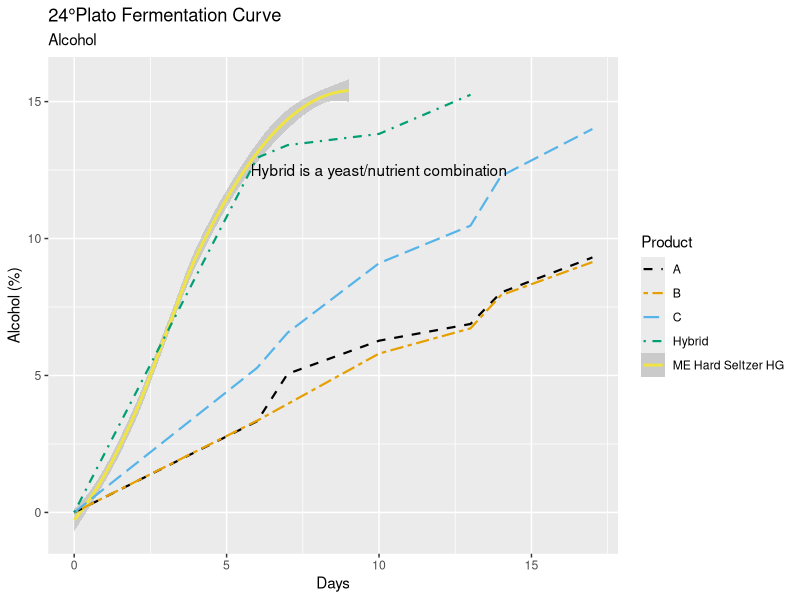
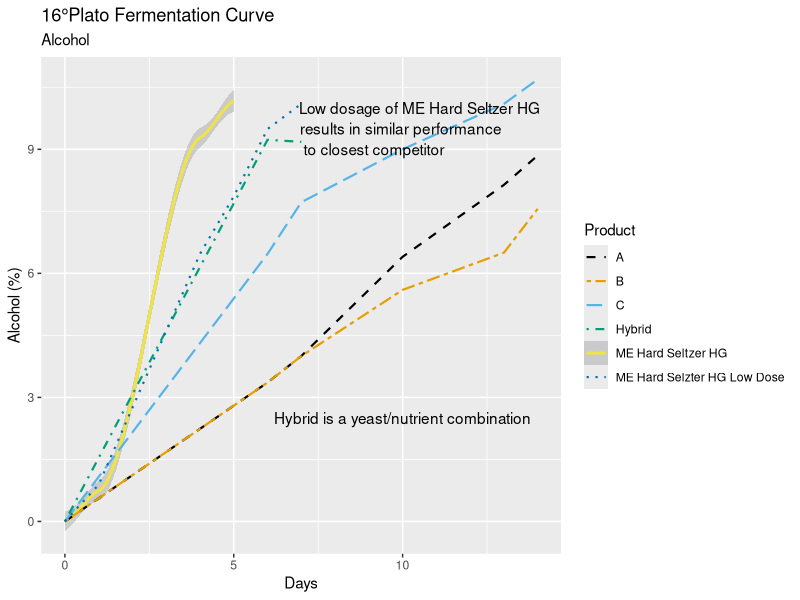
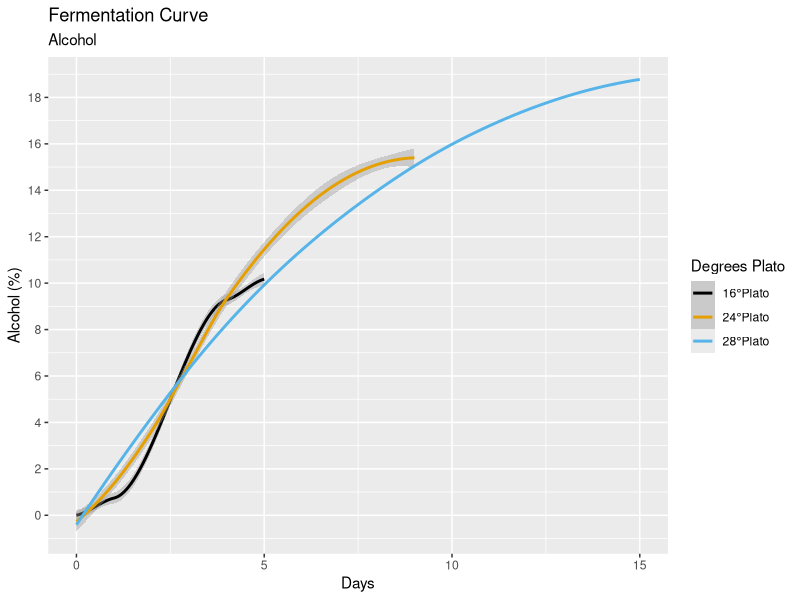
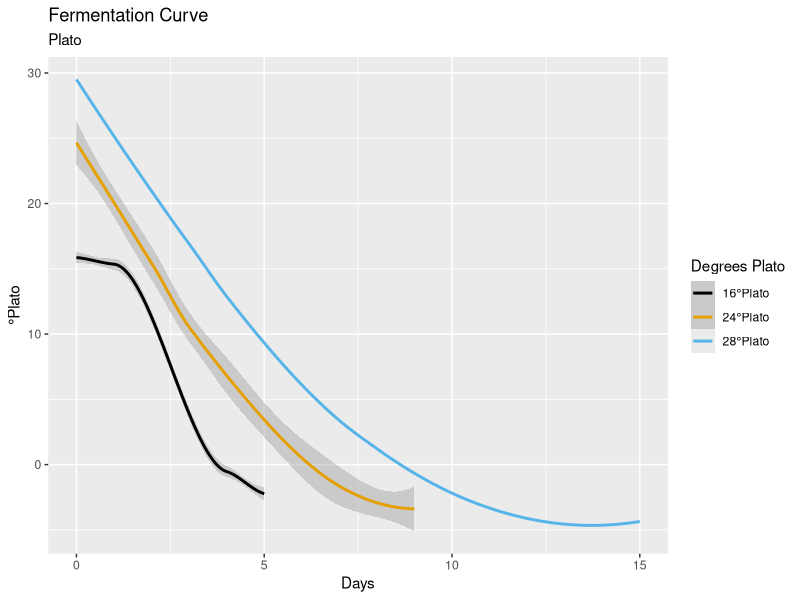
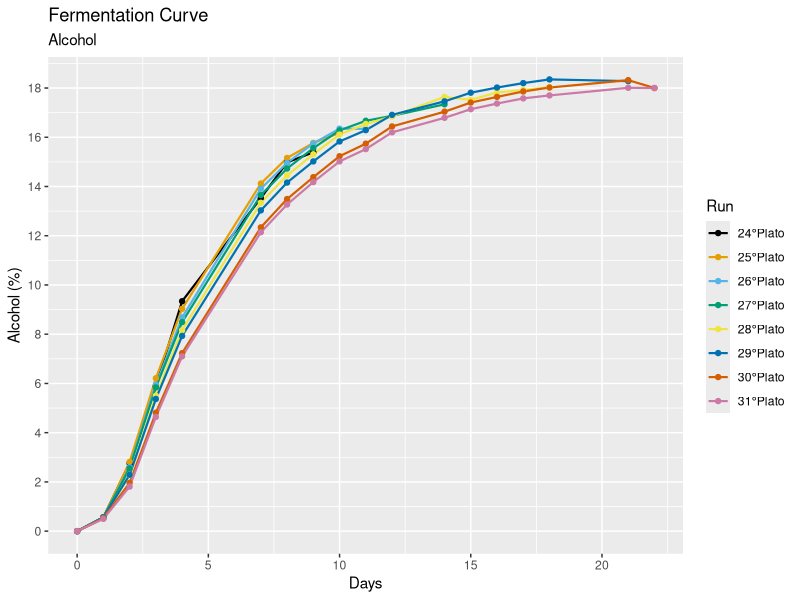
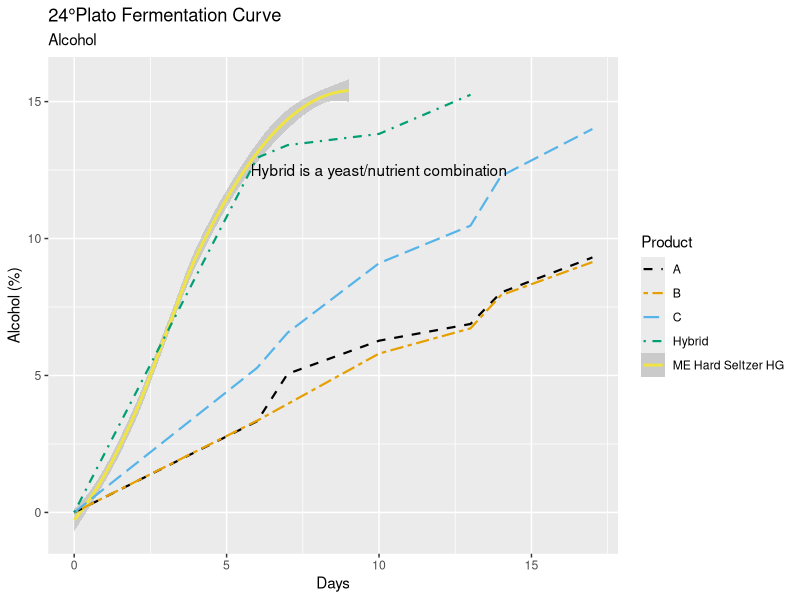
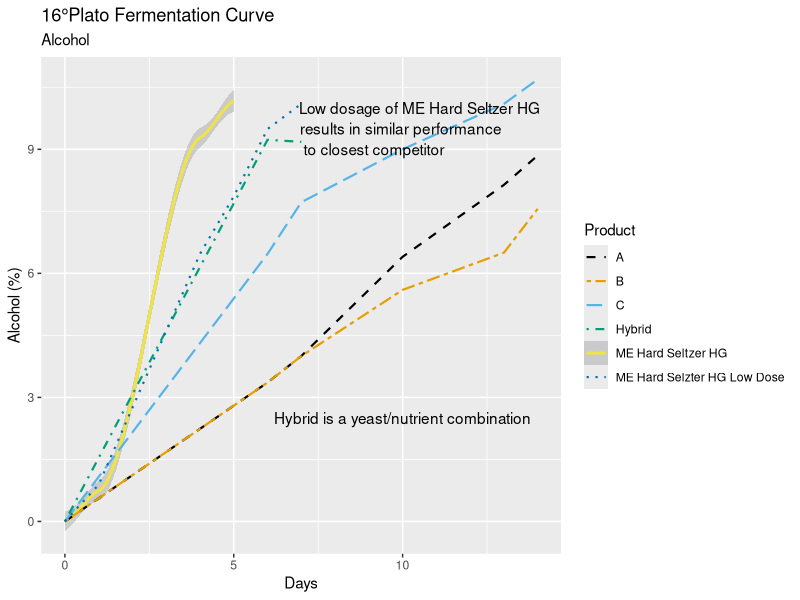
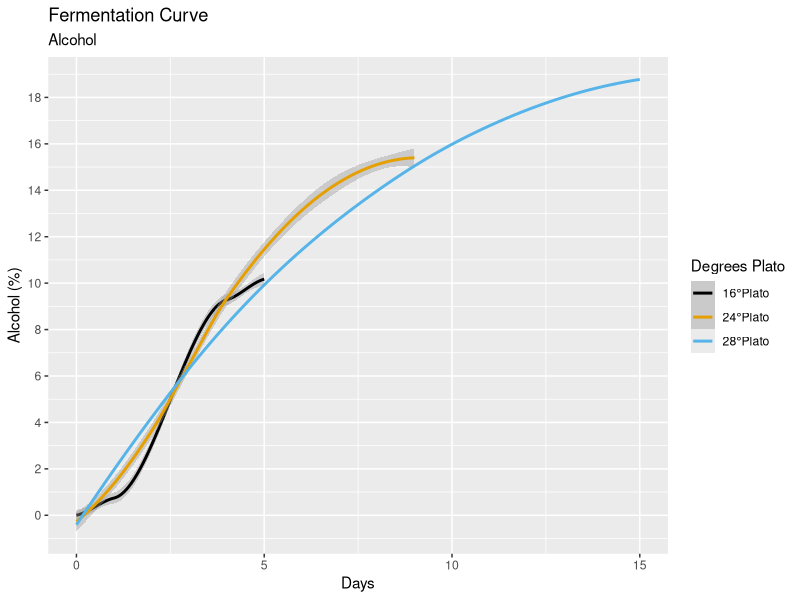

Write R code to recreate these figures, in order.
install.packages("tidyverse")
library(tidyverse)
install.packages("rmarkdown")
library(rmarkdown)

# Loading in the csv files containing the data
plato24 <- read_csv("GFC21_003_24Plato_Data.csv")
plato16 <- read_csv("GFC21_003_16Plato_Data.csv")

# Filtering the data to contain either our products or competitors
plato24_comp <- plato24 %>% 
  filter(product %in% c("A","B","C","Hybrid"))
plato24_MEHSHG <- plato24 %>% 
  filter(product %in% c("ME Hard Seltzer HG"))
plato16_comp <- plato16 %>% 
  filter(product %in% c("A","B","C","Hybrid","ME Hard Selzter HG Low Dose"))
plato16_MEHSHG <- plato16 %>% 
  filter(product %in% c("ME Hard Seltzer HG"))

# Colorblind-friendly palette with black
cbPalette <- c("#000000", "#E69F00", "#56B4E9", "#009E73", "#F0E442", "#0072B2", "#D55E00", "#CC79A7")

# Plot looking at alcohol production between our product and competitors at 24 Plato over time
ggplot(data=plato24,aes(x=day,y=alcohol*100,color=product,linetype=product))+
  geom_smooth(data=plato24_MEHSHG)+
  geom_line(data=plato24_comp,size=.75)+
  labs(title="24°Plato Fermentation Curve",
       subtitle="Alcohol",
       x="Days",
       y="Alcohol (%)",
       colour="Product",
       linetype="Product")+
  scale_color_manual(values=cbPalette)+
  scale_linetype_manual(values=c("dashed","twodash","longdash","dotdash","solid","dotted"))+
  annotate(geom="text",x=10,y=12.5,label="Hybrid is a yeast/nutrient combination")

ggsave("24p_compreveiw_alcohol.png",width=8.5,height=5)

# Plot looking at alcohol production between our product and competitors at 16 Plato over time
ggplot(data=plato16,aes(x=day,y=alcohol*100,color=product,linetype=product))+
  geom_smooth(data=plato16_MEHSHG)+
  geom_line(data=plato16_comp,size=.75)+
  labs(title="16°Plato Fermentation Curve",
       subtitle="Alcohol",
       x="Days",
       y="Alcohol (%)",
       colour="Product",
       linetype="Product")+
  scale_color_manual(values=cbPalette)+
  scale_linetype_manual(values=c("dashed","twodash","longdash","dotdash","solid","dotted"))+
  annotate(geom="text",x=10,y=2.5,label="Hybrid is a yeast/nutrient combination")+
  annotate(geom="text",x=10.5,y=10,label="Low dosage of ME Hard Seltzer HG")+
  annotate(geom="text",x=9.95,y=9.5,label="results in similar performance")+
  annotate(geom="text",x=9.15,y=9,label="to closest competitor")

ggsave("16p_compreview_alcohol.png",width=8.5,height=5)

# Loading in the csv file containing Jasmin's 28P benchtop data
plato28 <- read_csv("GFC21_003_28Plato_Data.csv")

# Plot looking at alcohol production at 16, 24, and 28P
ggplot(data=plato28,aes(x=day,y=alcohol*100))+
  geom_smooth(data=plato16_MEHSHG,aes(color="16°Plato"))+
  geom_smooth(data=plato24_MEHSHG,aes(color="24°Plato"))+
  geom_smooth(data=plato28,aes(color="28°Plato"),se=F)+
  labs(title="Fermentation Curve",
       subtitle="Alcohol",
       x="Days",
       y="Alcohol (%)",
       colour="Degrees Plato")+
  scale_color_manual(name="Degrees Plato",
                     breaks=c("16°Plato","24°Plato","28°Plato"),
                     values=cbPalette)+
  scale_y_continuous(breaks=seq(0,21,2))

ggsave("pds_fermcurve_alcohol.png",width=8.5,height=5)

# Plot looking at plato drop at 16, 24, and 28P
ggplot(data=plato28,aes(x=day,y=plato))+
  geom_smooth(data=plato16_MEHSHG,aes(color="16°Plato"))+
  geom_smooth(data=plato24_MEHSHG,aes(color="24°Plato"))+
  geom_smooth(data=plato28,aes(color="28°Plato"),se=F)+
  labs(title="Fermentation Curve",
       subtitle="Plato",
       x="Days",
       y="°Plato",
       colour="Degrees Plato",)+
  scale_color_manual(name="Degrees Plato",
                     breaks=c("16°Plato","24°Plato","28°Plato"),
                     values=cbPalette)

ggsave("pds_fermcurve_plato.png",width=8.5,height=5)

# Loading in csv file containing data from Viva Toxicity study
toxicity <- read_csv("GFC21_003_Round3.csv")

# Filtering toxicity data into individual runs
r33 <- toxicity %>% 
  filter(Run %in% c("33"))
r34 <- toxicity %>% 
  filter(Run %in% c("34"))
r35 <- toxicity %>% 
  filter(Run %in% c("35"))
r36 <- toxicity %>%
  filter(Run %in% c("36"))
r37 <- toxicity %>%
  filter(Run %in% c("37"))
r38 <- toxicity %>% 
  filter(Run %in% c("38"))
r39 <- toxicity %>% 
  filter(Run %in% c("39"))
r40 <- toxicity %>% 
  filter(Run %in% c("40"))

# Plot looking at toxicity runs
ggplot(data=toxicity,aes(x=Day,y=Alcohol*100))+
  geom_line(data=r33,aes(color="24°Plato"),size=.75)+
  geom_line(data=r34,aes(color="25°Plato"),size=.75)+
  geom_line(data=r35,aes(color="26°Plato"),size=.75)+
  geom_line(data=r36,aes(color="27°Plato"),size=.75)+
  geom_line(data=r37,aes(color="28°Plato"),size=.75)+
  geom_line(data=r38,aes(color="29°Plato"),size=.75)+
  geom_line(data=r39,aes(color="30°Plato"),size=.75)+
  geom_line(data=r40,aes(color="31°Plato"),size=.75)+
  geom_point(data=r33,aes(color="24°Plato"))+
  geom_point(data=r34,aes(color="25°Plato"))+
  geom_point(data=r35,aes(color="26°Plato"))+
  geom_point(data=r36,aes(color="27°Plato"))+
  geom_point(data=r37,aes(color="28°Plato"))+
  geom_point(data=r38,aes(color="29°Plato"))+
  geom_point(data=r39,aes(color="30°Plato"))+
  geom_point(data=r40,aes(color="31°Plato"))+
  labs(title="Fermentation Curve",
       subtitle="Alcohol",
       x="Days",
       y="Alcohol (%)",
       colour="Run")+
  scale_y_continuous(breaks=seq(0,19,2))+
  scale_color_manual(values=cbPalette)

ggsave("toxicity.png",width=8.5,height=5)
